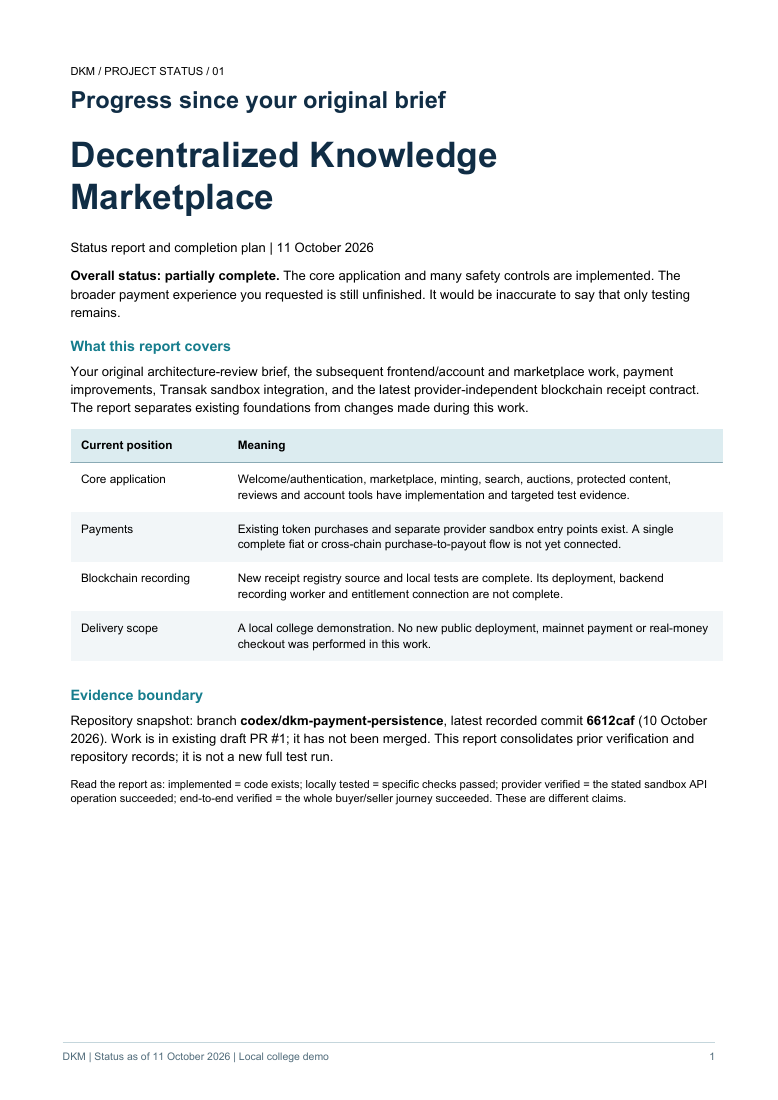
#> input picture tmp/pdfs/page-01.png, 778 x 1100 px; its folder holds only this picture in this run
$ python review.py
#> lines starting #> are read from the running program, lines starting #| are printed output that depends on the picture
from PIL import Image,ImageOps,ImageDraw
from pathlib import Path
files=sorted(Path('tmp/pdfs').glob('page-*.png'))
for start in range(0,len(files),4):
 group=files[start:start+4]
 sheet=Image.new('RGB',(1160,850),'#bcc8cf')
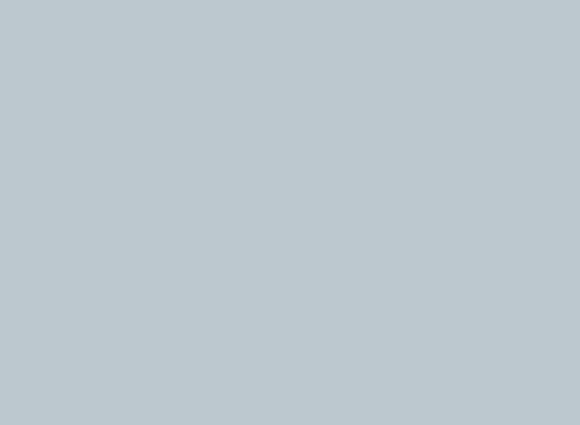
#> sheet: PIL image 1160x850 RGB (shown at 1/2 size); mean R, G, B 188, 200, 207
 for j,f in enumerate(group):
  im=Image.open(f);im.thumbnail((570,800))
#> further down, im is the input picture: PIL image 778x1100 RGB; mean R, G, B 242.7, 243.9, 244.4
#> after `im.thumbnail((570, 800))`:
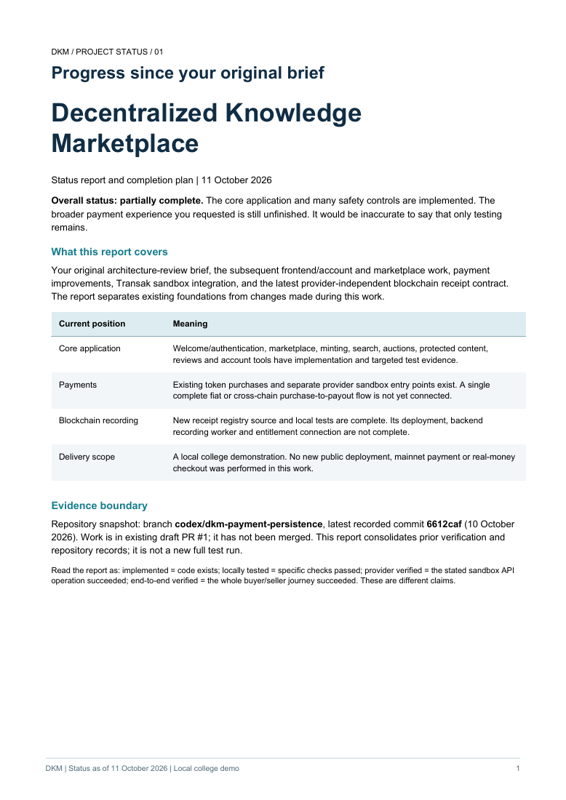
#> im: PIL image 566x800 RGB; mean R, G, B 242.4, 243.6, 244.2
  x=(j%2)*580;y=(j//2)*425
  im.thumbnail((570,400));sheet.paste(im,(x,y+20))
#> after `im.thumbnail((570, 400))`:
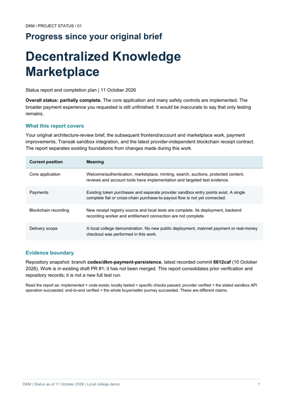
#> im: PIL image 283x400 RGB; mean R, G, B 242.3, 243.5, 244
#> after `sheet.paste(im, (x, y + 20))`:
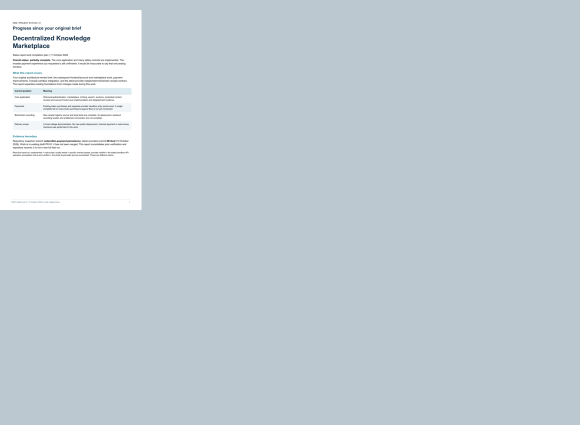
#> sheet: PIL image 1160x850 RGB (shown at 1/2 size); mean R, G, B 194.2, 205, 211.3
  ImageDraw.Draw(sheet).text((x+10,y+4),f.stem,fill='black')
 sheet.save(f'tmp/pdfs/review-{start//4+1}.png')
print(len(files),'pages rendered')

$ run again, on tmp/pdfs/page-06.png
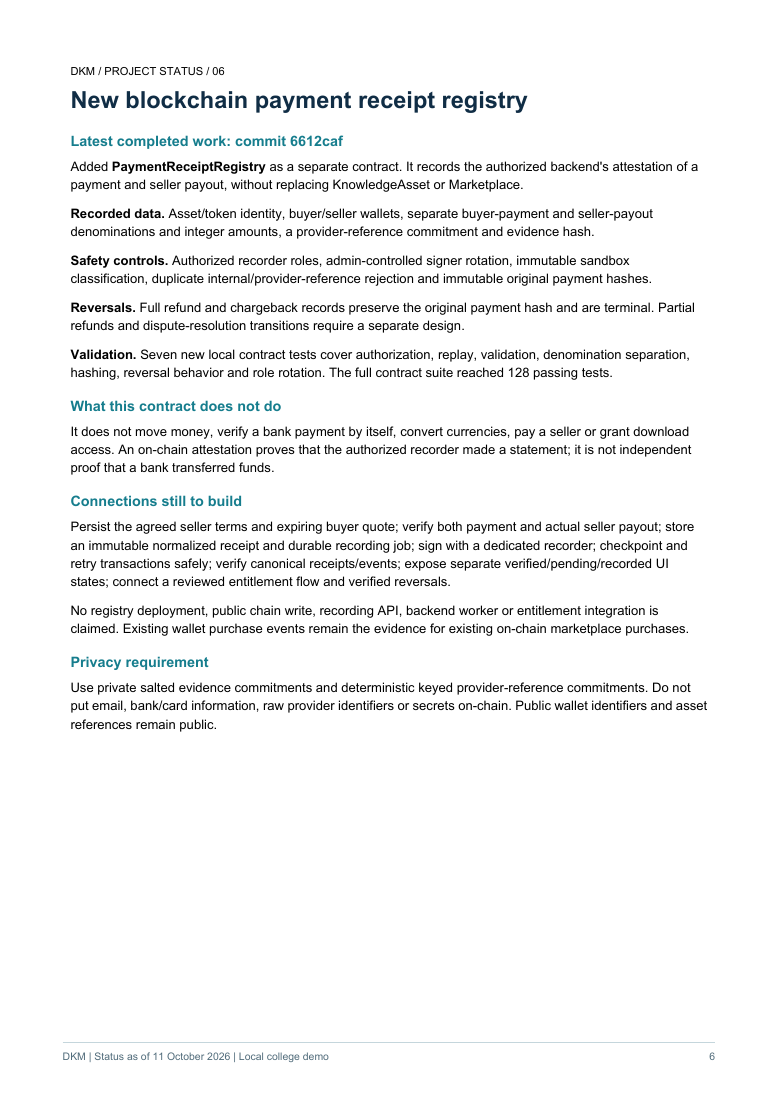
#> input picture tmp/pdfs/page-06.png, 778 x 1100 px
#> im is the input picture: PIL image 778x1100 RGB; mean R, G, B 243.5, 244, 244.2
#> `im.thumbnail((570, 400))`:
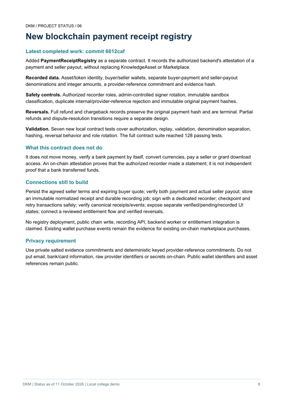
#> im: PIL image 283x400 RGB; mean R, G, B 243, 243.5, 243.7
#> `sheet.paste(im, (x, y + 20))`:
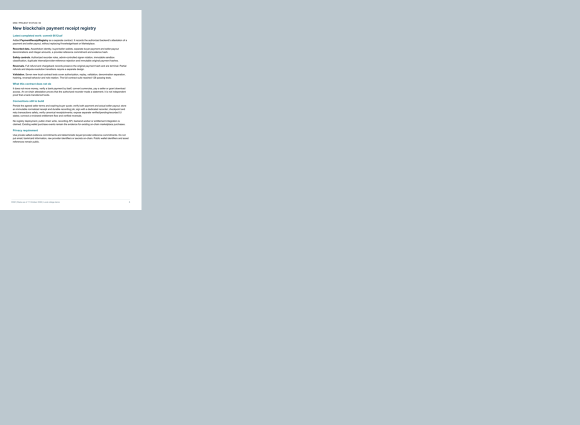
#> sheet: PIL image 1160x850 RGB (shown at 1/2 size); mean R, G, B 194.3, 205, 211.2

$ run again, on tmp/pdfs/page-07.png
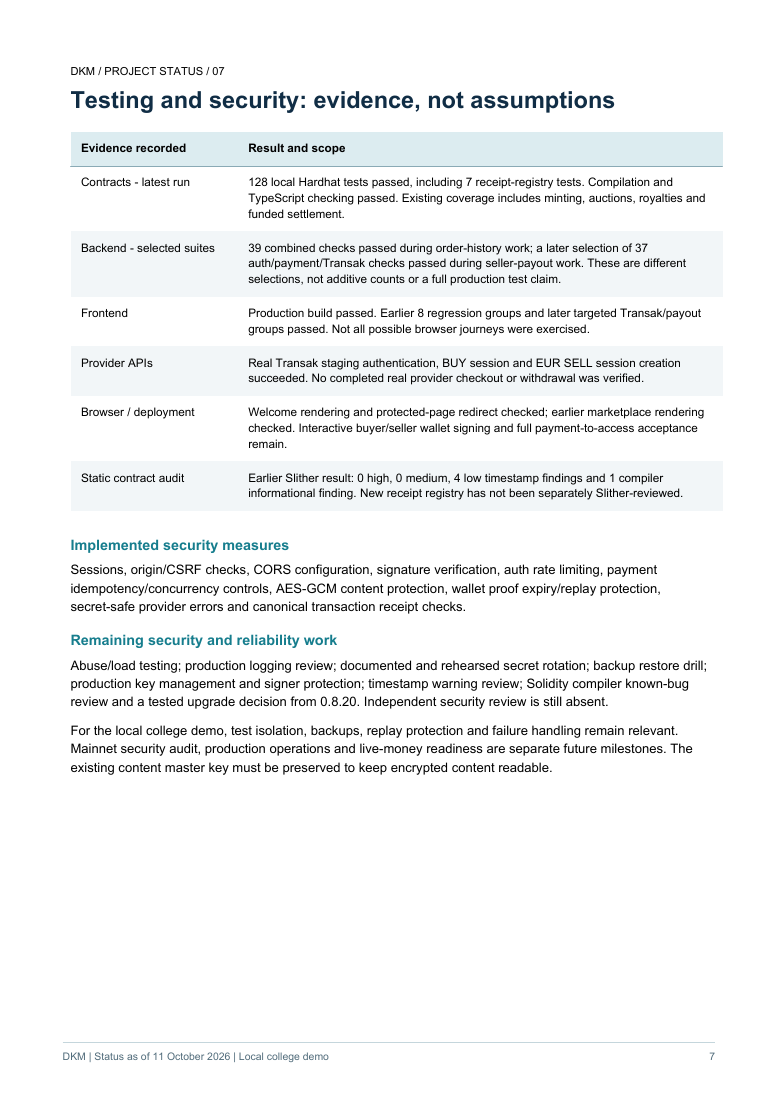
#> input picture tmp/pdfs/page-07.png, 778 x 1100 px
#> im is the input picture: PIL image 778x1100 RGB; mean R, G, B 242.1, 243.3, 243.8
#> `im.thumbnail((570, 400))`:
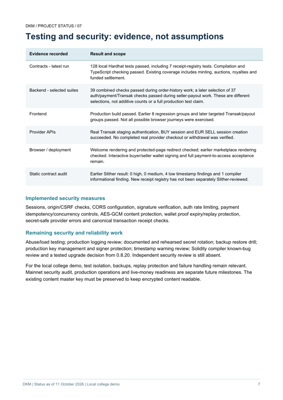
#> im: PIL image 283x400 RGB; mean R, G, B 241.7, 243, 243.5
#> `sheet.paste(im, (x, y + 20))`:
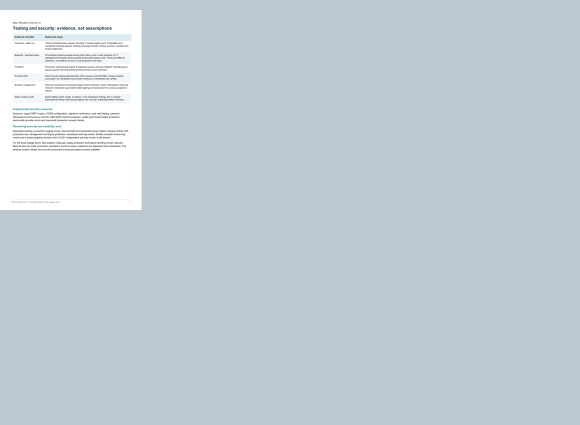
#> sheet: PIL image 1160x850 RGB (shown at 1/2 size); mean R, G, B 194.2, 204.9, 211.2

$ run again, on tmp/pdfs/page-02.png
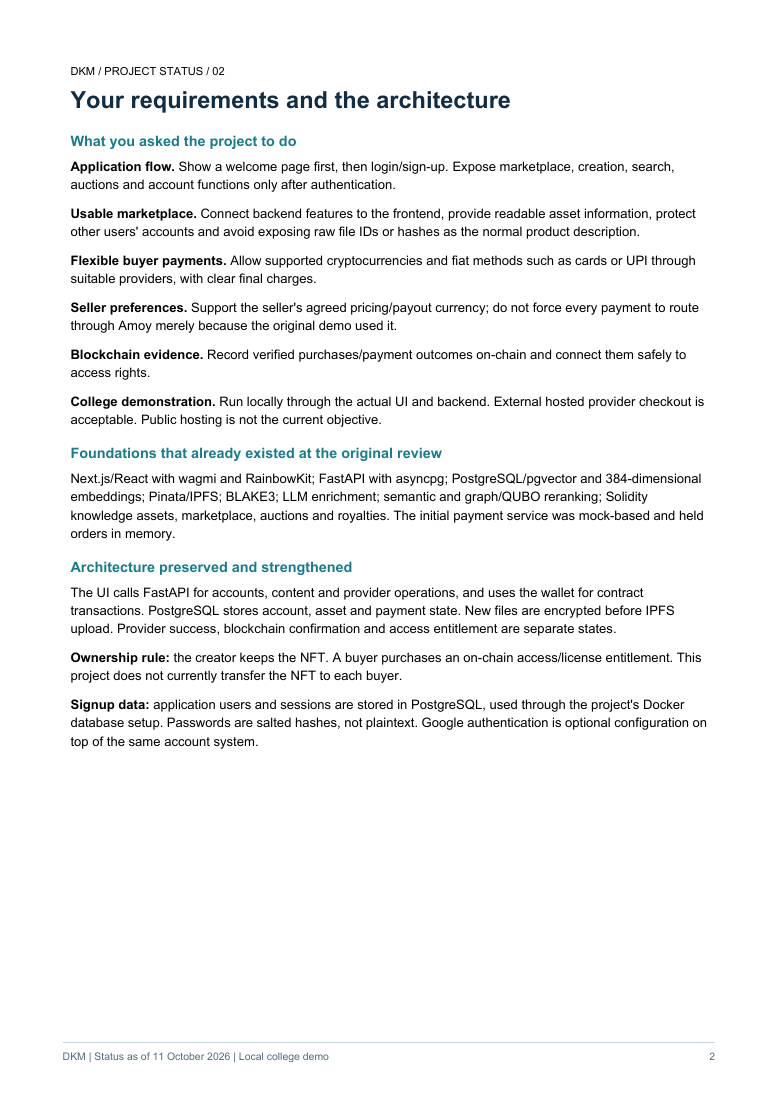
#> input picture tmp/pdfs/page-02.png, 778 x 1100 px
#> im is the input picture: PIL image 778x1100 RGB; mean R, G, B 243.5, 244, 244.2
#> `sheet.paste(im, (x, y + 20))`:
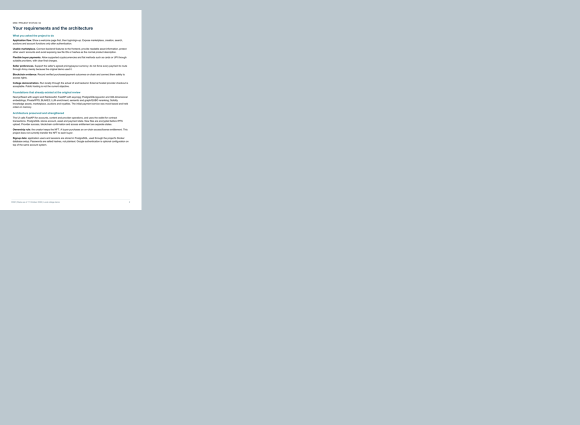
#> sheet: PIL image 1160x850 RGB (shown at 1/2 size); mean R, G, B 194.3, 205, 211.2
